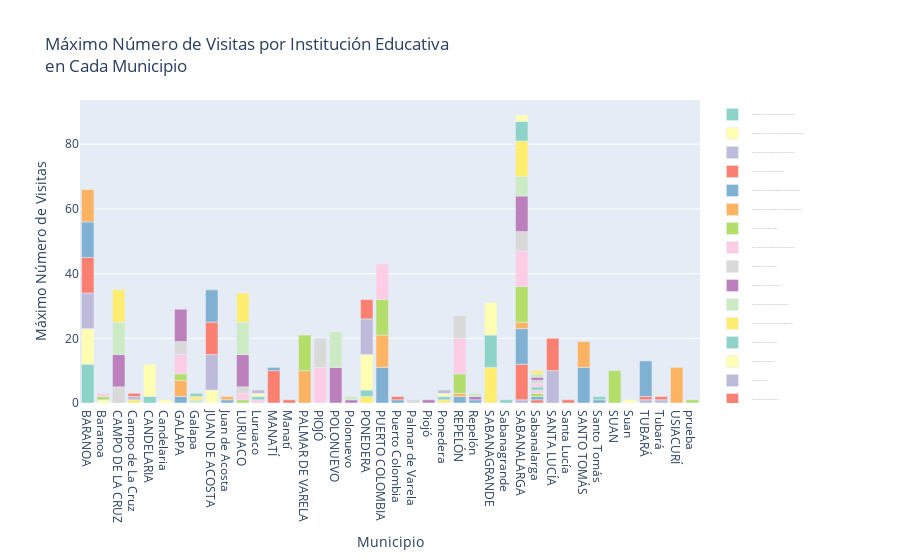

This figure's notebook cell:
### Code cell
# Agrupar por 'Municipio' y 'Nombre IED' y calcular el número máximo de 'N° Visita'
municipio_institucion_visita = df.groupby(['Municipio', 'Nombre IED'])['N° Visita'].max().reset_index()

# Cambiar nombre de columnas
municipio_institucion_visita = municipio_institucion_visita.rename(columns={'N° Visita': 'Max Visitas'})

# Crear el gráfico de barras con Plotly Express
fig = px.bar(
    municipio_institucion_visita,
    x='Municipio',
    y='Max Visitas',
    color='Nombre IED',
    title='Máximo Número de Visitas por Institución Educativa<br>en Cada Municipio',
    labels={
        'Municipio': 'Municipio',
        'Max Visitas': 'Máximo Número de Visitas',
        'Nombre IED': 'Institución Educativa'
    },
    color_discrete_sequence=px.colors.qualitative.Set3  # Opcional: Cambia la paleta de colores
)

# Configurar la leyenda para mostrar solo colores
fig.update_layout(
    legend=dict(
        traceorder='normal',
        yanchor='top',
        y=1,
        xanchor='left',
        x=1.02,
        title_text='',  # Oculta el título de la leyenda
        font=dict(size=1),  # Establece el tamaño de la fuente a 0 para ocultar nombres
        bgcolor='rgba(255, 255, 255, 0.8)'  # Fondo semitransparente para la leyenda
    ),
    margin=dict(r=200)  # Espacio adicional en el lado derecho para la leyenda
)

# Mostrar el gráfico
fig.show()
